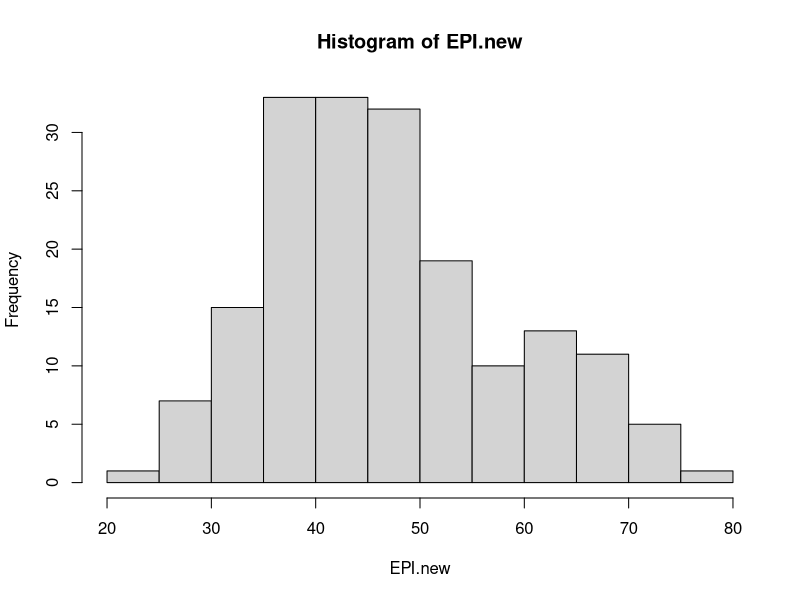
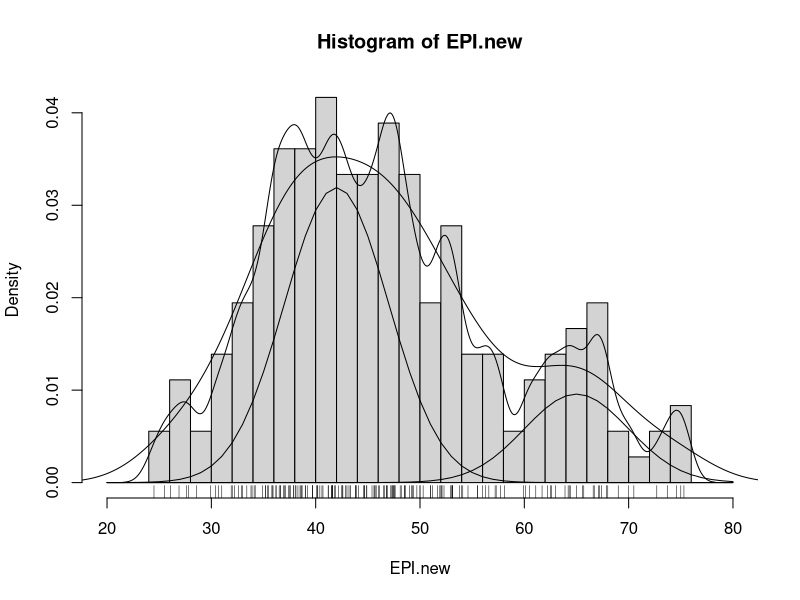
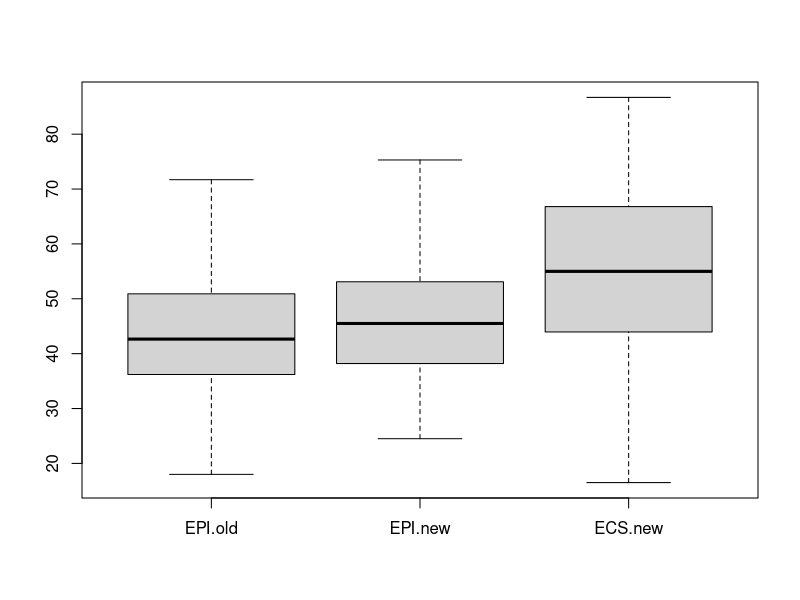
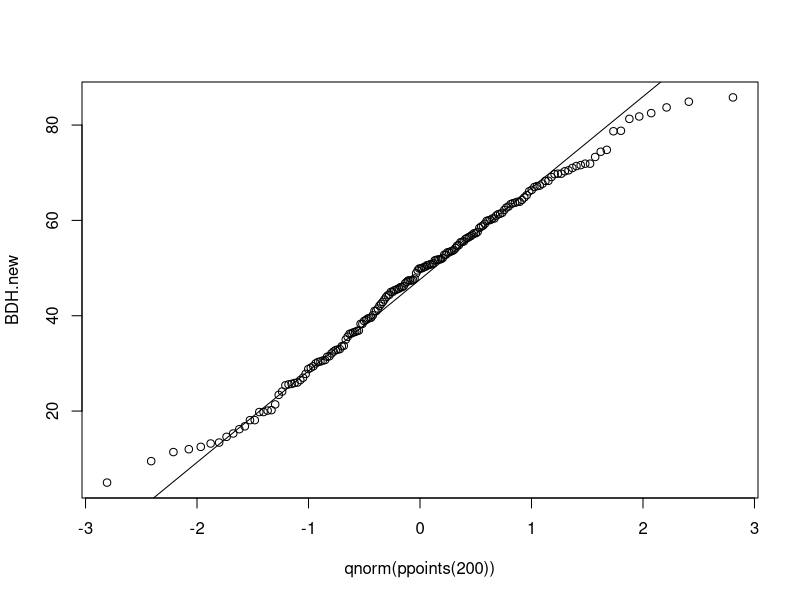
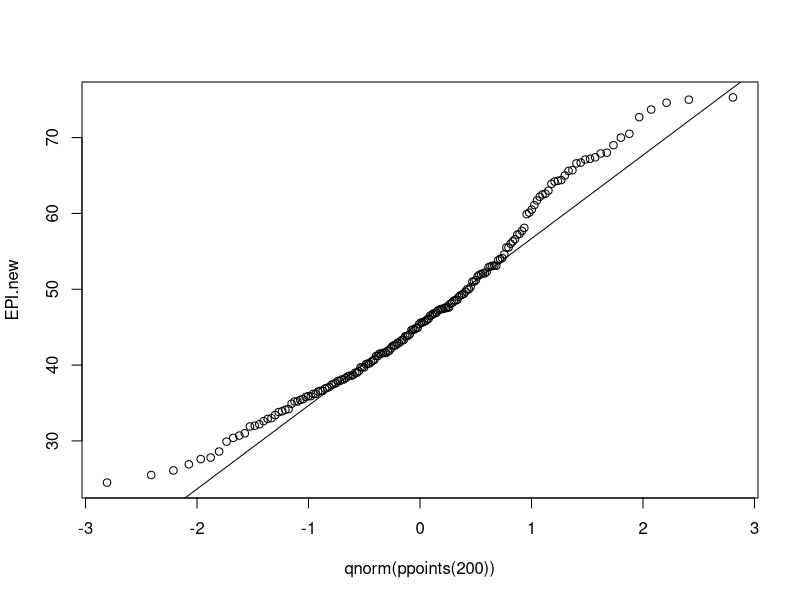
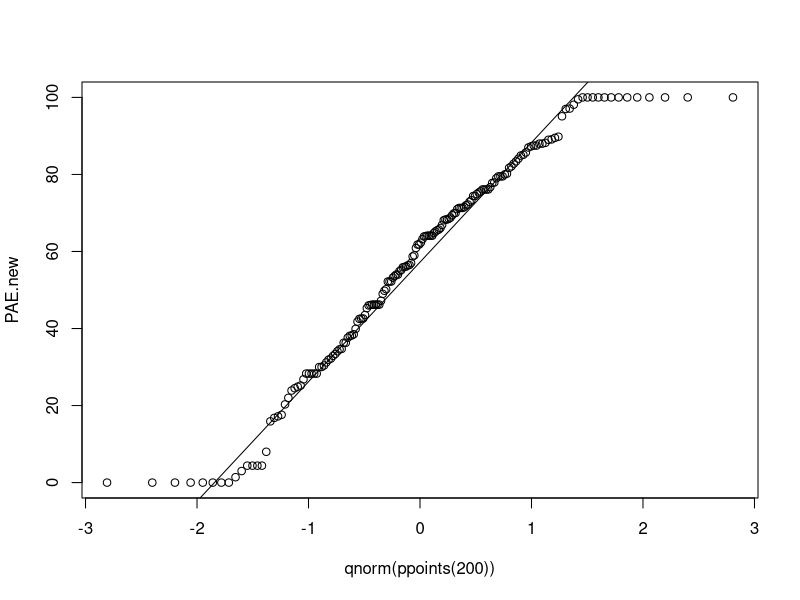
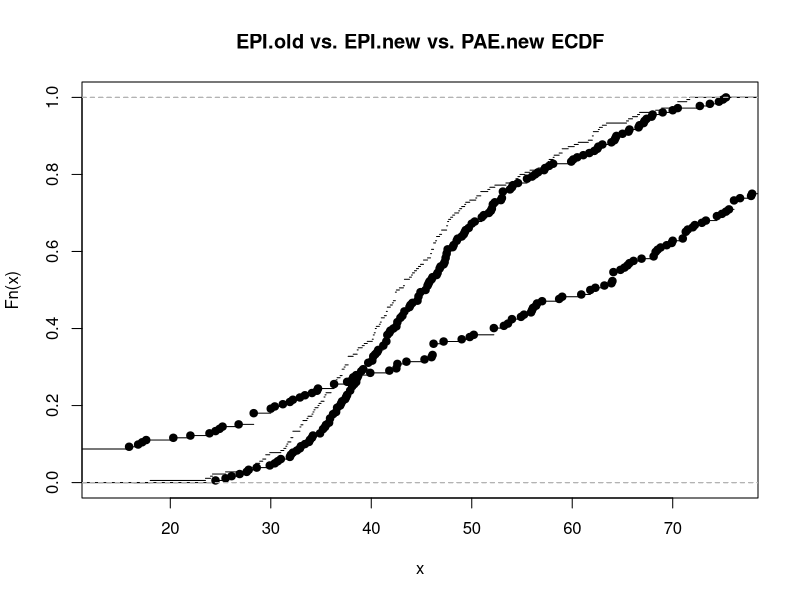

Here is the R script that generated these plots, in order: (Note: this script raises an error after producing the figures.)
####### Data Analytics Fall 2024 Lab 01 ######

library(ggplot2)

### set working directory
setwd("~/Courses/Data Analytics/Fall24/labs/lab01/")

### read in data
epi.results <- read.csv("epi2024results06022024.csv", header=TRUE)
epi.weights <- read.csv("epi2024weights.csv")

View(epi.results)
View(epi.weights)

#### Exploratory Analysis ####

epi.results$EPI.new

epi.results[1,5]

attach(epi.results)

EPI.new

EPI.new[1]

## NA values
na.indices <- is.na(EPI.new) 

## drop NAs
Epi.new.compl <- EPI.new[!na.indices]

## convert to data frame and add country
Epi.new.compl <- data.frame(Country = country[!na.indices], EPI = EPI.new[!na.indices])

## summary stats
summary(EPI.new)

fivenum(EPI.new,na.rm=TRUE)

## histograms
hist(EPI.new)

hist(EPI.new, seq(20., 80., 2.0), prob=TRUE)

rug(EPI.new)

lines(density(EPI.new,na.rm=TRUE,bw=1))
lines(density(EPI.new,na.rm=TRUE,bw="SJ"))

x <- seq(20., 80., 1.0)
qn<- dnorm(x,mean=42, sd=5,log=FALSE)
lines(x,0.4*qn)

qn<- dnorm(x,mean=65, sd=5,log=FALSE)
lines(x,0.12*qn)

##################

### Boxplot Comparing distributions of 3 variables

boxplot(EPI.old, EPI.new, ECS.new, names=c("EPI.old","EPI.new", "ECS.new"))

### Q-Q Plots for 3 variables compared to some known distribution
qqplot(qnorm(ppoints(200)),BDH.new)
qqline(BDH.new)

qqplot(qnorm(ppoints(200)),EPI.new)
qqline(EPI.new)

qqplot(qnorm(ppoints(200)),PAE.new)
qqline(PAE.new)

### ECDF Plots for 3 variables compared to each other
plot(ecdf(EPI.old), do.points=FALSE, main="EPI.old vs. EPI.new vs. PAE.new ECDF")
lines(ecdf(EPI.new))
lines(ecdf(PAE.new))

### Summary stats and select plots from 3 linear models


## drop country populations that don't exist in epi results
populations <- populations_2023[-which(!populations_2023$Country %in% epi.results$country),]

## sort populations by country name
populations <- populations[order(populations$Country),]

############################### SPI ########################
## drop country results that don't exist in populations
spi.results.sub <- epi.results[-which(!epi.results$country %in% populations$Country),]

## sort results by country name
spi.results.sub <- spi.results.sub[order(spi.results.sub$country),]

## only keep relevant columns
spi.results.sub <- spi.results.sub[,c("country","SPI.old","SPI.new")]

## convert to mnumeric
spi.results.sub$population <- as.numeric(populations$Population)

## compute population log
spi.results.sub$population_log <- log10(spi.results.sub$population)

boxplot(spi.results.sub$population_log)

attach(spi.results.sub)

lin.mod.spinew <- lm(SPI.new~population_log,spi.results.sub)

plot(SPI.new~population_log)
abline(lin.mod.spinew)

summary(lin.mod.spinew)

plot(lin.mod.spinew)


ggplot(spi.results.sub, aes(x = population_log, y = SPI.new)) +
  geom_point() +
  stat_smooth(method = "lm") +
  labs(title='SPI.new~population_log')

ggplot(lin.mod.spinew, aes(x = .fitted, y = .resid)) +
  geom_point() +
  geom_hline(yintercept = 0) +
  labs(title='Residual vs. Fitted Values Plot for SPI', x='Fitted Values', y='Residuals')

###############################################################################

########################################## TKP ###############################
## drop country results that don't exist in populations
tkp.results.sub <- epi.results[-which(!epi.results$country %in% populations$Country),]

## sort results by country name
tkp.results.sub <- tkp.results.sub[order(tkp.results.sub$country),]

## only keep relevant columns
tkp.results.sub <- tkp.results.sub[,c("country","TKP.old","TKP.new")]

## convert to mnumeric
tkp.results.sub$population <- as.numeric(populations$Population)

## compute population log
tkp.results.sub$population_log <- log10(tkp.results.sub$population)

boxplot(tkp.results.sub$population_log)

attach(tkp.results.sub)

lin.mod.tkpnew <- lm(TKP.new~population_log,tkp.results.sub)

plot(TKP.new~population_log)
abline(lin.mod.tkpnew)

summary(lin.mod.tkpnew)

plot(lin.mod.tkpnew)


ggplot(tkp.results.sub, aes(x = population_log, y = TKP.new)) +
  geom_point() +
  stat_smooth(method = "lm") +
  labs(title='TKP.new~population_log')

ggplot(lin.mod.tkpnew, aes(x = .fitted, y = .resid)) +
  geom_point() +
  geom_hline(yintercept = 0) +
  labs(title='Residual vs. Fitted Values Plot for TKP', x='Fitted Values', y='Residuals')

##########################################

########################################## OZD ###############################
## drop country results that don't exist in populations
OZD.results.sub <- epi.results[-which(!epi.results$country %in% populations$Country),]

## sort results by country name
OZD.results.sub <- OZD.results.sub[order(OZD.results.sub$country),]

## only keep relevant columns
OZD.results.sub <- OZD.results.sub[,c("country","OZD.old","OZD.new")]

## convert to mnumeric
OZD.results.sub$population <- as.numeric(populations$Population)

## compute population log
OZD.results.sub$population_log <- log10(OZD.results.sub$population)

boxplot(OZD.results.sub$population_log)

attach(OZD.results.sub)

lin.mod.OZDnew <- lm(OZD.new~population_log,OZD.results.sub)

plot(OZD.new~population_log)
abline(lin.mod.OZDnew)

summary(lin.mod.OZDnew)

plot(lin.mod.OZDnew)


ggplot(OZD.results.sub, aes(x = population_log, y = OZD.new)) +
  geom_point() +
  stat_smooth(method = "lm") +
  labs(title='OZD.new~population_log')

ggplot(lin.mod.OZDnew, aes(x = .fitted, y = .resid)) +
  geom_point() +
  geom_hline(yintercept = 0) +
  labs(title='Residual vs. Fitted Values Plot for OZD', x='Fitted Values', y='Residuals')

### Quantile-quantile plots
attach(epi.results)
qqnorm(EPI.new)
qqline(EPI.new)

x <- seq(20., 80., 1.0)
qqplot(qnorm(ppoints(200)), x)
qqline(x)

qqplot(qnorm(ppoints(200)),EPI.new)
qqline(EPI.new)

qqplot(rnorm(1000),EPI.new)
qqline(EPI.new)

d1 <- rnorm(10000)
d2 <- rnorm(10000)
qqplot(d1,d2)
qqline(d2)


### Empirical Cumulative Distribution Function
plot(ecdf(EPI.new), do.points=FALSE) 

plot(ecdf(rnorm(1000, 45, 10)), do.points=FALSE, main="Norm Dist vs. EPI.new ECDF")
lines(ecdf(EPI.new))

plot(ecdf(EPI.old), do.points=FALSE, main="EPI.old vs. EPI.new ECDF")
lines(ecdf(EPI.new))


#### Excercise 1 ####
  
plot(ecdf(BDH.new), do.points=FALSE, main="BDH.new vs. ECS.new ECDF")
lines(ecdf(ECS.new))
  
qqplot(BDH.new, ECS.new)
qqline(BDH.new)


#### Exercise 2: Populations Dataset ####

## read data
populations_2023 <- read.csv("countries_populations_2023.csv")

## drop country populations that don't exist in epi results
populations <- populations_2023[-which(!populations_2023$Country %in% epi.results$country),]

## sort populations by country name
populations <- populations[order(populations$Country),]

## drop country results that don't exist in populations
epi.results.sub <- epi.results[-which(!epi.results$country %in% populations$Country),]

## sort results by country name
epi.results.sub <- epi.results.sub[order(epi.results.sub$country),]

## only keep relevant columns
epi.results.sub <- epi.results.sub[,c("country","EPI.old","EPI.new")]

## convert to mnumeric
epi.results.sub$population <- as.numeric(populations$Population)

## compute population log
epi.results.sub$population_log <- log10(epi.results.sub$population)

boxplot(epi.results.sub$population_log)

attach(epi.results.sub)

## created linear model of EPI.new = a(population_log) + b
lin.mod.epinew <- lm(EPI.new~population_log,epi.results.sub)

plot(EPI.new~population_log)
abline(lin.mod.epinew)

summary(lin.mod.epinew)

plot(lin.mod.epinew)


ggplot(epi.results.sub, aes(x = population_log, y = EPI.new)) +
  geom_point() +
  stat_smooth(method = "lm")

ggplot(lin.mod.epinew, aes(x = .fitted, y = .resid)) +
  geom_point() +
  geom_hline(yintercept = 0) +
  labs(title='Residual vs. Fitted Values Plot', x='Fitted Values', y='Residuals')


## another lm of pop = aCEPI.new) + b
lin.mod.pop <- lm(population_log~EPI.new,epi.results.sub)
plot(population_log~EPI.old)
abline(lin.mod.pop)

summary(lin.mod.pop)

plot(lin.mod.pop)


ggplot(epi.results.sub, aes(x = EPI.old, y = population_log)) +
  geom_point() +
  stat_smooth(method = "lm")

ggplot(lin.mod.pop, aes(x = .fitted, y = .resid)) +
  geom_point() +
  geom_hline(yintercept = 0) +
  labs(title='Residual vs. Fitted Values Plot', x='Fitted Values', y='Residuals')
